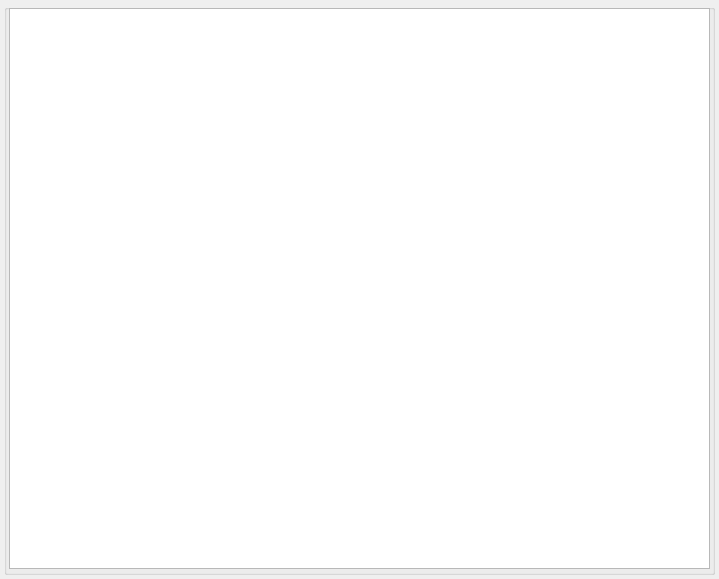
<?xml version="1.0" encoding="UTF-8"?>
<ui version="4.0">
 <class>RiskTable</class>
 <widget class="QDialog" name="RiskTable">
  <property name="geometry">
   <rect>
    <x>0</x>
    <y>0</y>
    <width>719</width>
    <height>579</height>
   </rect>
  </property>
  <property name="windowTitle">
   <string>Dialog</string>
  </property>
  <property name="windowIcon">
   <iconset resource="../qrc/Top.qrc">
    <normaloff>:/new/wl/Logo_ico.png</normaloff>:/new/wl/Logo_ico.png</iconset>
  </property>
  <widget class="QGroupBox" name="groupBox">
   <property name="geometry">
    <rect>
     <x>4</x>
     <y>4</y>
     <width>711</width>
     <height>571</height>
    </rect>
   </property>
   <property name="title">
    <string/>
   </property>
   <widget class="QTableView" name="tableView">
    <property name="geometry">
     <rect>
      <x>5</x>
      <y>4</y>
      <width>701</width>
      <height>561</height>
     </rect>
    </property>
    <property name="frameShape">
     <enum>QFrame::StyledPanel</enum>
    </property>
    <property name="frameShadow">
     <enum>QFrame::Sunken</enum>
    </property>
    <property name="sizeAdjustPolicy">
     <enum>QAbstractScrollArea::AdjustIgnored</enum>
    </property>
    <property name="verticalScrollMode">
     <enum>QAbstractItemView::ScrollPerPixel</enum>
    </property>
    <property name="showGrid">
     <bool>true</bool>
    </property>
    <property name="gridStyle">
     <enum>Qt::SolidLine</enum>
    </property>
    <property name="sortingEnabled">
     <bool>false</bool>
    </property>
    <property name="wordWrap">
     <bool>true</bool>
    </property>
    <property name="cornerButtonEnabled">
     <bool>true</bool>
    </property>
   </widget>
  </widget>
 </widget>
 <resources>
  <include location="../qrc/Top.qrc"/>
 </resources>
 <connections/>
</ui>
